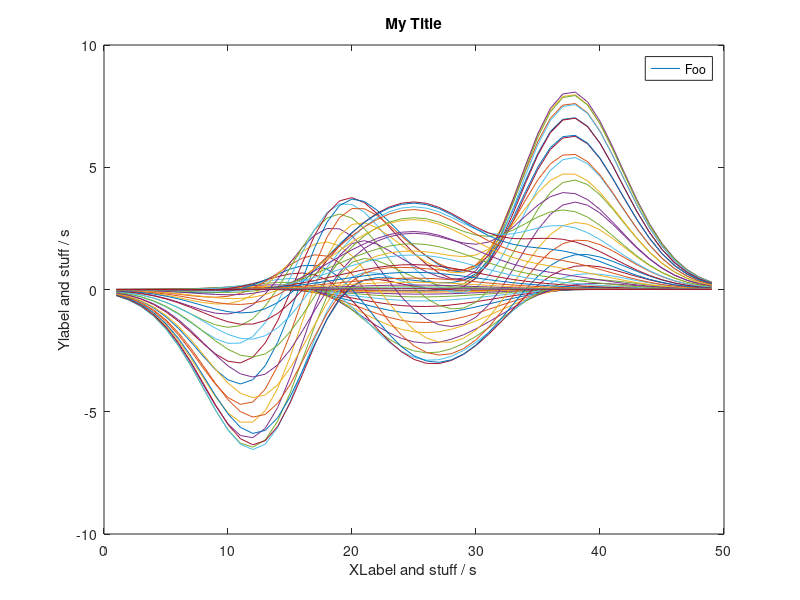

Write the MATLAB code that produced this figure. (Note: this script raises an error after producing the figure.)
% <purpose of this file>
% 
% Author :  J.-A. Adrian (JA) <jens-alrik.adrian AT jade-hs.de>
% Date   :  15-Jun-2015 18:07:15
% Updated:  <>

delete(gcf);
clear;
close all;



hf = figure;
% plot(randn(1e4,50));
plot(peaks);

title('My Title');
xlabel('XLabel and stuff / s');
ylabel('Ylabel and stuff / s');
legend('Foo');


obj = PrintFigure(hf);
% obj = PrintFigure();

% obj.Profile = 'help';
% obj.Profile = 'klaus';
obj.Profile = 'paper';
% obj.Profile = 'presentation';

% obj.Format = 'help';
% obj.Format = 'klaus';
obj.Format = 'epsc';

% obj.Resolution = -1;
% obj.Resolution = 150;

obj.print('testplot');


% colormap(hf,hot);
% obj.applyParulaMap;

saveFigure(obj,'testfig');
close(hf);

clear obj;
load testfig
FigObj.loadFigure;

FigObj.Profile = 'presentation';


%-------------------- Licence ---------------------------------------------
% Copyright (c) 2015, J.-A. Adrian
% Institute for Hearing Technology and Audiology
% Jade University of Applied Sciences
% All rights reserved.
% 
% Redistribution and use in source and binary forms, with or without
% modification, are permitted provided that the following conditions are
% met:
%     * Redistributions of source code must retain the above copyright
%       notice, this list of conditions and the following disclaimer.
%     * Redistributions in binary form must reproduce the above copyright
%       notice, this list of conditions and the following disclaimer in the
%       documentation and/or other materials provided with the
%       distribution.
%     * Neither the name of the <organization> nor the
%       names of its contributors may be used to endorse or promote
%       products derived from this software without specific prior written
%       permission.
% 
% THIS SOFTWARE IS PROVIDED BY THE COPYRIGHT HOLDERS AND CONTRIBUTORS "AS
% IS" AND ANY EXPRESS OR IMPLIED WARRANTIES, INCLUDING, BUT NOT LIMITED TO,
% THE IMPLIED WARRANTIES OF MERCHANTABILITY AND FITNESS FOR A PARTICULAR
% PURPOSE ARE DISCLAIMED. IN NO EVENT SHALL <COPYRIGHT HOLDER> BE LIABLE
% FOR ANY DIRECT, INDIRECT, INCIDENTAL, SPECIAL, EXEMPLARY, OR
% CONSEQUENTIAL DAMAGES (INCLUDING, BUT NOT LIMITED TO, PROCUREMENT OF
% SUBSTITUTE GOODS OR SERVICES; LOSS OF USE, DATA, OR PROFITS; OR BUSINESS
% INTERRUPTION) HOWEVER CAUSED AND ON ANY THEORY OF LIABILITY, WHETHER IN
% CONTRACT, STRICT LIABILITY, OR TORT (INCLUDING NEGLIGENCE OR OTHERWISE)
% ARISING IN ANY WAY OUT OF THE USE OF THIS SOFTWARE, EVEN IF ADVISED OF
% THE POSSIBILITY OF SUCH DAMAGE.

% End of file: PrintFigure_test.m
